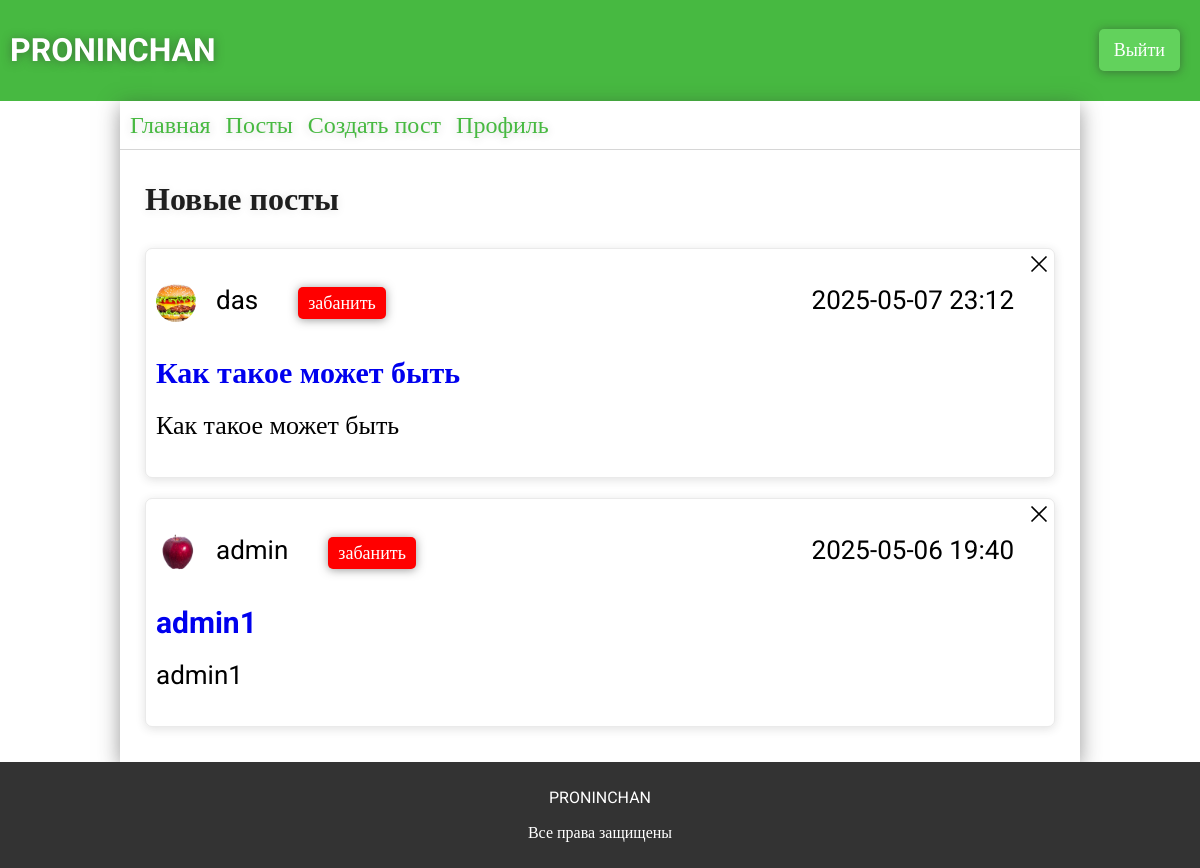
/ (signed in), run on the app's committed database.
### app.py (models this page shows)
class ForumPosts(db.Model):
    __tablename__ = 'forum_posts'
    id = db.Column(db.Integer, primary_key=True)
    user_id = db.Column(db.Integer, db.ForeignKey('users.id'), nullable=False)
    theme = db.Column(db.String(124), nullable=False)
    text = db.Column(db.Text, nullable=False)
    section_id = db.Column(db.Integer, db.ForeignKey('forum_sections.id'), nullable=False)
    category_id = db.Column(db.Integer, db.ForeignKey('forum_categories.id'), nullable=False)
    created_at = db.Column(db.DateTime, default=datetime.now)
    user = db.relationship("Users", backref="posts")
    sections = db.relationship("ForumSections")
    categories = db.relationship("ForumCategory")
    all_comments = db.relationship("ForumComments", backref="forum_post", cascade="all, delete-orphan")

class Users(db.Model):
    __tablename__ = 'users'
    id = db.Column(db.Integer, primary_key=True)
    username = db.Column(db.String(32), unique=True, nullable=False)
    photo = db.Column(db.String(124))
    email = db.Column(db.String(64), unique=True, nullable=False)
    password = db.Column(db.String(30), nullable=False)
    access = db.Column(db.String(64), nullable=False, default='user')
    all_posts = db.relationship("ForumPosts", backref="user_author", cascade="all, delete-orphan")
    all_comments = db.relationship("ForumComments", backref="user_author")

### app.py (the view)
@app.route('/')
def main():
    new_posts = ForumPosts.query.order_by(ForumPosts.created_at.desc()).limit(5).all()
    if 'user' in session:
        try:
            access = (Users.query.filter_by(id=session['user']).first()).access
        except:
            return redirect(url_for('logout'))
        return render_template('main.html', new_posts = new_posts, access=access)
    else:
        return render_template('main.html', new_posts = new_posts)

### templates/main.html (shortened to what this page needs)
{% extends 'base.html' %}
{% block main %}
<link rel="stylesheet" href="{{ url_for('static', filename='css/main.css') }}">
    <div class="container">
        <h3>Новые посты</h3>
        {% for post in new_posts %}
            <div class="post" id="post-{{post.id}}">
                {% if access == 'admin' %}
                <div class="commentsposts-container-post-edit">
                    <img src="../static/img/Close.svg" alt="" class="delete-post" data-post-id="{{post.id}}">
                </div>
                {% endif %}
                <div class="posts-container-created">
                    <div>
                       <img src="{{ url_for('static', filename=post.user.photo) if post.user.photo else url_for('static', filename='img/person.svg') }}" alt="">
                        <p class="user-{{post.user.id}}">{{post.user.username}}{% if access == 'admin' %}<button class="ban-button" value="{{post.user.id}}" data-user="{{post.user.username}}">забанить</button>{% endif %}</p>
                    </div>
                    <p class="post-created">{{post.created_at.strftime('%Y-%m-%d %H:%M')}}</p>
                </div>
                <a class="post-theme" href="{{url_for('post', post=post.id)}}">{{post.theme}}</a>
                <p class="post-text"  data-text="{{post.text}}">{{post.text | truncate(150, True, '...')}}</p>
            </div>
        {% endfor %}
    </div>
{% endblock %}

### static/css/base.css (style rules this page uses)
* { font-family: "Roboto"; }
body { margin: 0; padding: 0; display: flex; flex-direction: column; min-height: 100vh; }
.ban-button { margin-left: 40px; padding: 5px 10px; border: none; border-radius: 5px; background-color: red; color: white; margin-right: 10px; font-size: 18px; cursor: pointer; transition: 0.3s ease; box-shadow: 0 1px 10px rgba(51, 51, 51, 0.5); }

### static/css/main.css (style rules this page uses)
.container { padding: 25px; display: flex; flex-direction: column; justify-content: center; }
.container h3 { font-size: 32px; margin: 5px 0 20px 0; color: rgb(31, 31, 31); text-shadow: 0 1px 10px rgba(51, 51, 51, 0.1); }
.container .post { padding: 10px; border: 1px solid rgba(51, 51, 51, 0.1); box-shadow: 0 2px 10px rgba(51, 51, 51, 0.15); border-radius: 7px; overflow: hidden; display: flex; flex-direction: column; flex-wrap: wrap; margin: 10px 0; position: relative; }
.container .post .post-theme { flex: 1; text-decoration: none; font-size: 30px; font-weight: bolder; margin: 10px 0; }
.container .post .commentsposts-container-post-edit { position: absolute; right: -10px; top: -10px; }
.container .post .commentsposts-container-post-edit img { width: 20px; margin: 15px 15px; transition: 0.2s ease; }
.container .post div:nth-child(2) { display: flex; justify-content: space-between; font-size: 26px; }
.container .post .posts-container-created div { display: flex; align-items: center; }
.container .post .posts-container-created div img { width: 40px; height: 40px; border-radius: 50%; overflow: hidden; -o-object-fit: cover; object-fit: cover; margin-right: 20px; }
.container .post .posts-container-created .post-created { margin-right: 30px; }
.container .post .post-text { font-size: 26px; margin-top: 10px; }

### data on the page
ForumPosts: photo (picture), user.username "das", created_at "2025-05-07 23:12", theme "Как такое может быть", text "Как такое может быть"
ForumPosts: photo (picture), user.username "admin", created_at "2025-05-06 19:40", theme "admin1", text "admin1"
